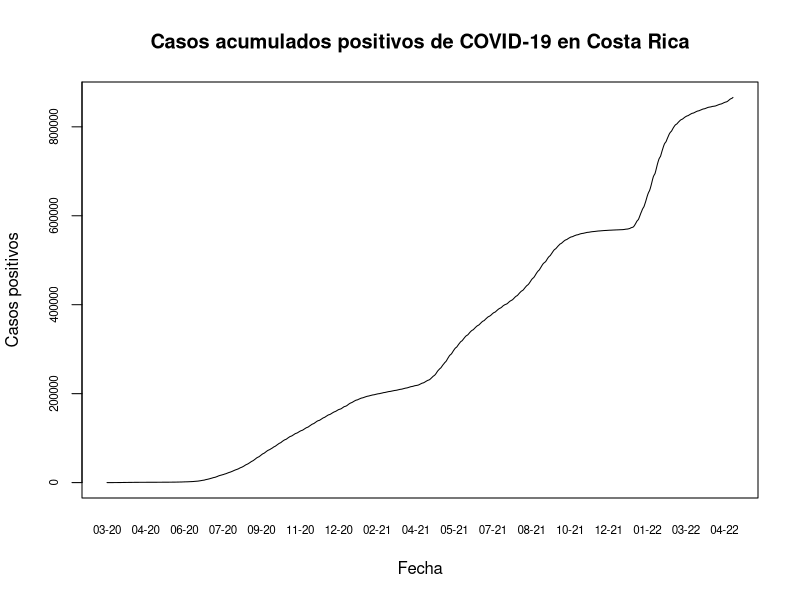
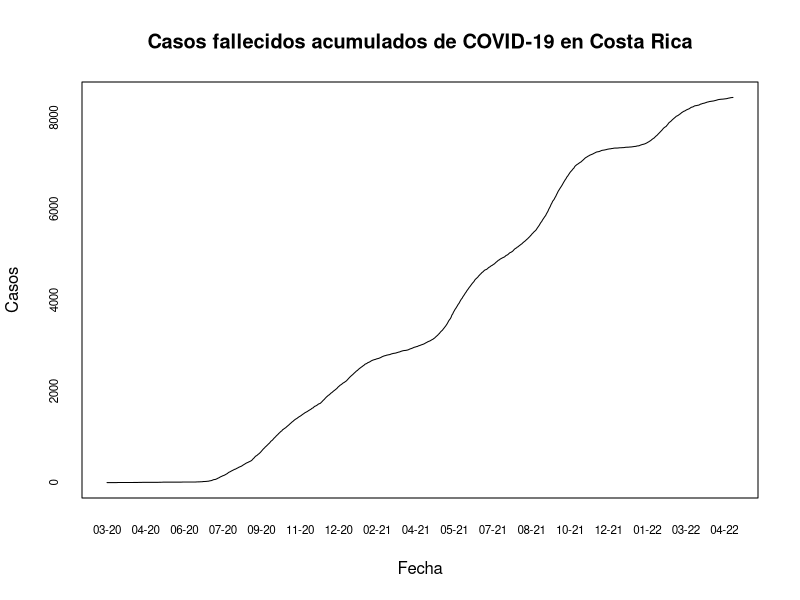
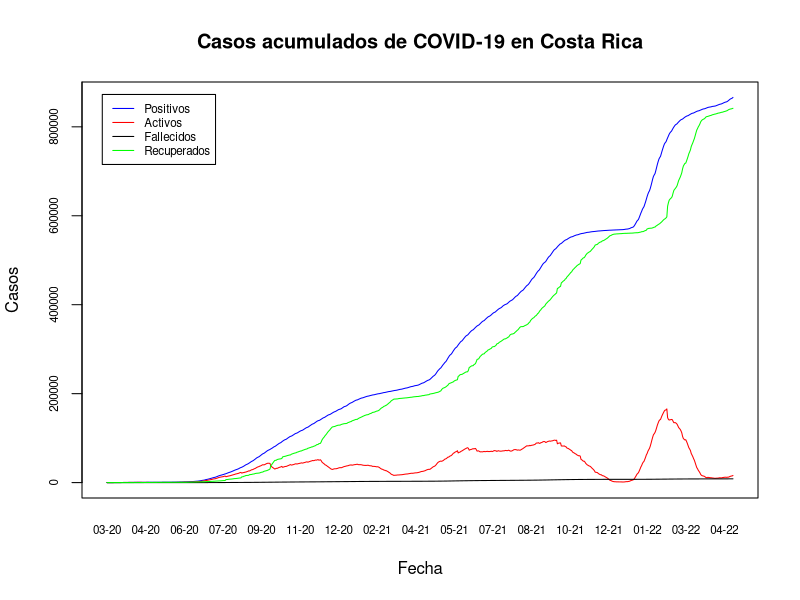
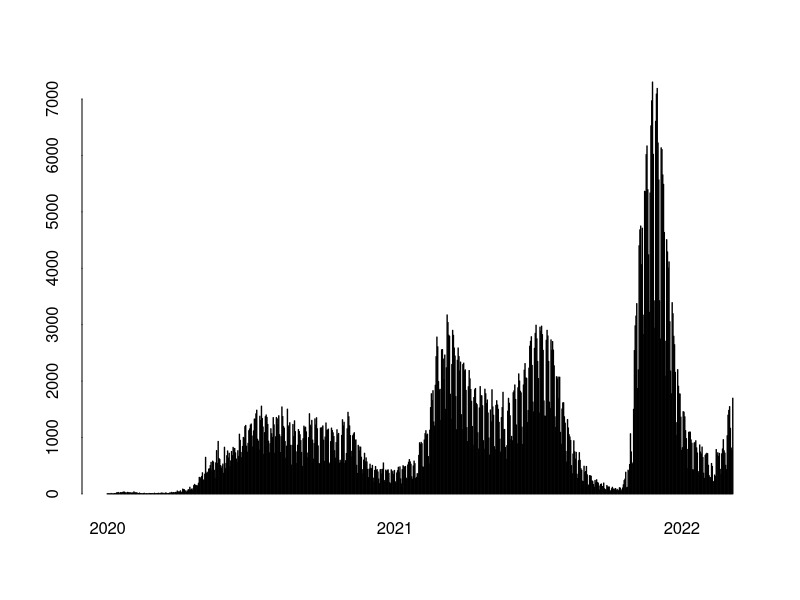
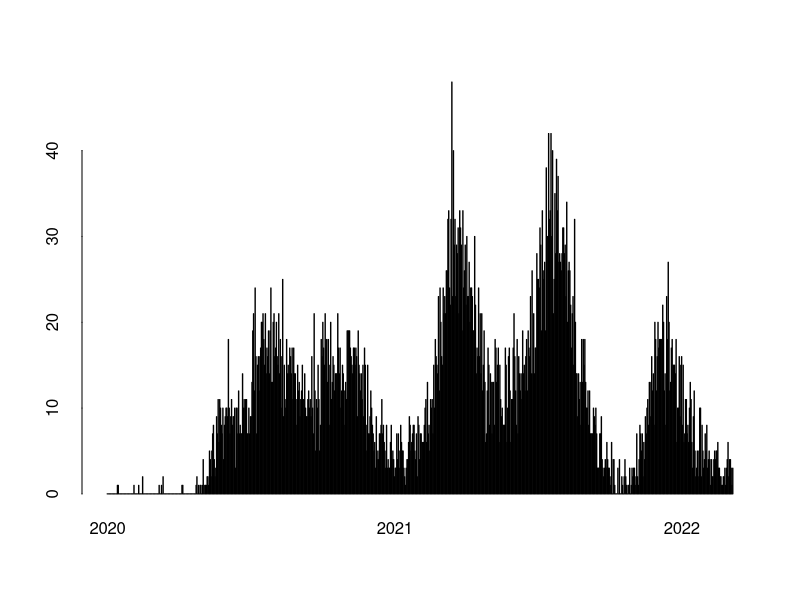
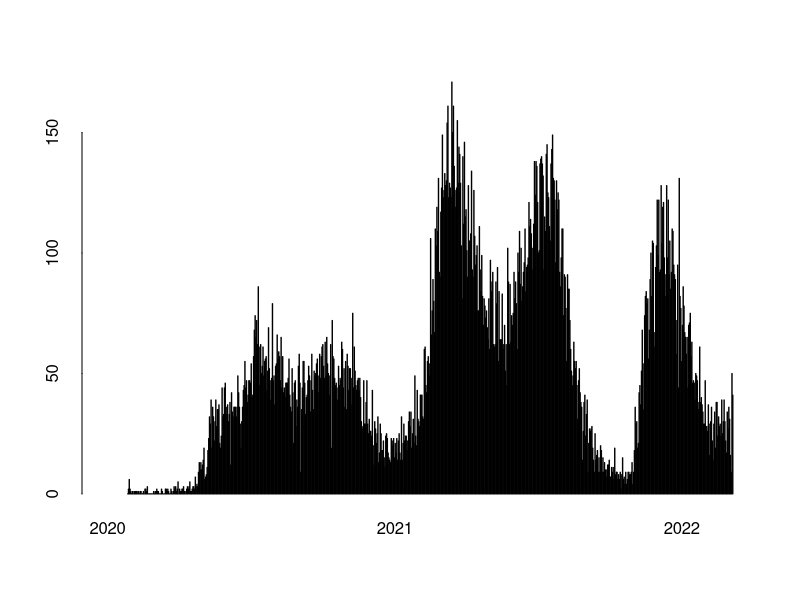
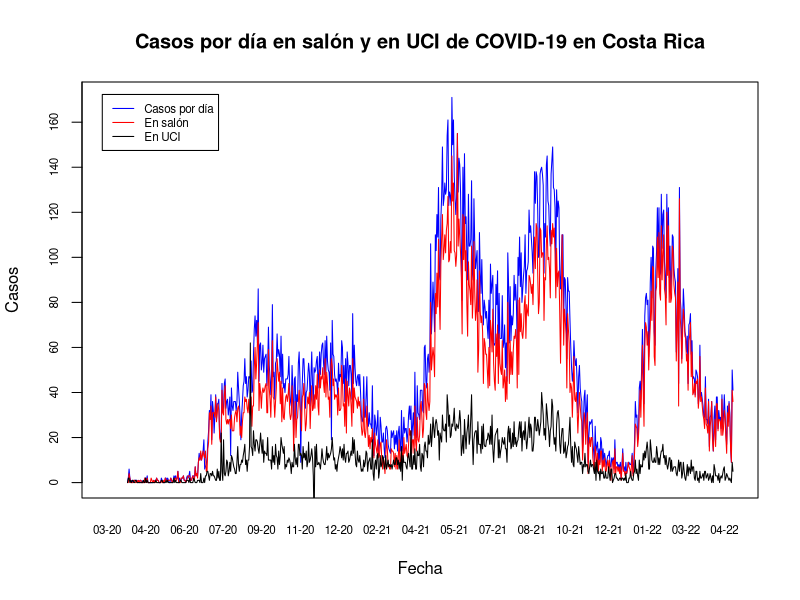

Write R code to recreate these figures, in order.
## ---- chunk 1
knitr::opts_chunk$set(echo = TRUE)
## ---- chunk 2
covid <- read.csv(file = "05_10_22_CSV_GENERAL.csv", sep = ";")
## ---- chunk 3
options(scipen = 7)
## ---- chunk 4
covid$FECHA <- as.Date(covid$FECHA, format = "%d/%m/%Y")
## ---- chunk 5
plot(
  covid$FECHA,
  covid$positivos,
  type = "l",
  xaxt = "n",
  yaxt = "n",
  main = "Casos acumulados positivos de COVID-19 en Costa Rica",
  xlab = "Fecha",
  ylab = "Casos positivos"
)

# Formato del eje x
axis(
  side = 1,
  covid$FECHA,
  tick = FALSE,
  format(covid$FECHA, "%m-%y"),
  cex.axis = 0.7
)

# Formato del eje y
axis(
  side = 2,
  covid$positivos,
  labels = TRUE,  
  at = seq(0, 1000000, by = 200000),
  cex.axis = 0.7
)
## ---- chunk 6
plot(
  covid$FECHA,
  covid$fallecidos,
  type = "l",
  xaxt = "n",
  yaxt = "n",
  main = "Casos fallecidos acumulados de COVID-19 en Costa Rica",
  xlab = "Fecha",
  ylab = "Casos"
)
# Formato del eje X
axis(side = 1,
     covid$FECHA,
     tick = FALSE,
     format(covid$FECHA, "%m-%y"),
     cex.axis = 0.7)
# Formato del eje Y
axis(
  side = 2,
  covid$fallecidos,
  labels = TRUE,  
  at = seq(0, 10000, by = 2000),
  cex.axis = 0.7
)
## ---- chunk 7
plot(
  covid$FECHA,
  covid$positivos,
  type = "l",
  xaxt = "n",
  yaxt = "n",
  main = "Casos acumulados de COVID-19 en Costa Rica",
  xlab = "Fecha",
  ylab = "Casos",
  col = "blue"
)

# Casos activos
lines(covid$FECHA, covid$activos, col="red")

# Casos fallecidos
lines(covid$FECHA, covid$fallecidos, col="black")

# Casos recuperados
lines(covid$FECHA, covid$RECUPERADOS, col="green")

# Leyenda
legend(
  x = "topleft",
  inset = 0.03,
  legend = c("Positivos", "Activos", "Fallecidos", "Recuperados"),
  col = c("blue", "red", "black", "green"),
  lty = 1,
  cex = 0.7)

# Formato del eje X
axis(side = 1,
     covid$FECHA,
     tick = FALSE,
     format(covid$FECHA, "%m-%y"),
     cex.axis = 0.7)

# Formato del eje Y
axis(
  side = 2,
  covid$positivos,
  labels = TRUE,  
  at = seq(0, 1000000, by = 200000),
  cex.axis = 0.7
)
## ---- chunk 8
barplot(
  height=covid$nue_posi,
  names.arg=format(covid$FECHA, "%Y"),
  ann = FALSE, 
  bty = "n", 
  tck = 0, 
  xaxt = "n",
  space = 1,
  main="Casos positivos por día",
  xlab = "Fecha",
  ylab = "Casos positivos",
  col = "blue"
)

# Fechas minima y máxima
x_min <- min(covid$FECHA)
x_max <- max(covid$FECHA)

# Formato del eje X
axis(
  side = 1,
  at = match(seq(as.Date(x_min), x_max, "years"), covid$FECHA) * (1 + 1),
  labels = format(seq(as.Date(x_min), x_max, "years"), "%Y"),
  lwd = 0)
## ---- chunk 9
barplot(
  height=covid$nue_falleci,
  names.arg=format(covid$FECHA, "%Y"),
  ann = FALSE, 
  bty = "n", 
  tck = 0, 
  xaxt = "n",
  space = 1,
  main ="Casos fallecidos por día",
  xlab = "Fecha",
  ylab = "Casos fallecidos",
  col = "black"
)

# Fechas minima y máxima
x_min <- min(covid$FECHA)
x_max <- max(covid$FECHA)

# Formato del eje X
axis(
  side = 1,
  at = match(seq(as.Date(x_min), x_max, "years"), covid$FECHA) * (1 + 1),
  labels = format(seq(as.Date(x_min), x_max, "years"), "%Y"),
  lwd = 0)
## ---- chunk 10
barplot(
  height=covid$nue_hospi,
  names.arg=format(covid$FECHA, "%Y"),
  ann = FALSE, 
  bty = "n", 
  tck = 0, 
  xaxt = "n",
  space = 1,
  main ="Casos nuevos hospitalizados por día",
  xlab = "Fecha",
  ylab = "Casos",
  col = "black"
)
# Fechas minima y máxima
x_min <- min(covid$FECHA)
x_max <- max(covid$FECHA)

# Formato del eje X
axis(
  side = 1,
  at = match(seq(as.Date(x_min), x_max, "years"), covid$FECHA) * (1 + 1),
  labels = format(seq(as.Date(x_min), x_max, "years"), "%Y"),
  lwd = 0)
## ---- chunk 11
plot(
  covid$FECHA,
  covid$nue_hospi,
  type = "l",
  xaxt = "n",
  yaxt = "n",
  main = "Casos por día en salón y en UCI de COVID-19 en Costa Rica",
  xlab = "Fecha",
  ylab = "Casos",
  col = "blue"
)

# Casos en salón
lines(covid$FECHA, covid$nue_salon, col="red")

# Casos en UCI
lines(covid$FECHA, covid$nue_UCI, col="black")

# Leyenda
legend(
  x = "topleft",
  inset = 0.03,
  legend = c("Casos por día", "En salón", "En UCI"),
  col = c("blue", "red", "black"),
  lty = 1,
  cex = 0.7)

# Formato del eje X
axis(side = 1,
     covid$FECHA,
     tick = FALSE,
     format(covid$FECHA, "%m-%y"),
     cex.axis = 0.7)

# Formato del eje Y
axis(
  side = 2,
  covid$nue_hospi,
  labels = TRUE,  
  at = seq(0, 400, by = 20),
  cex.axis = 0.7
)
